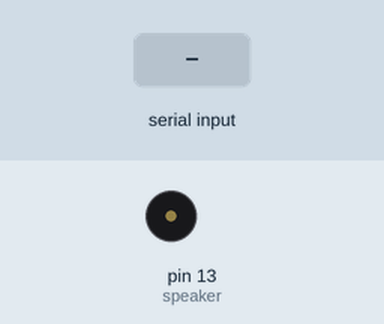
Simulated run of this sketch. Board: Arduino Uno, built with avr-gcc and run on an emulated ATmega328P. On the bench: buzzer (waves = sounding). The inputs (shaded band) are chosen by the test bench.

Above: at 1.2 s.
1.3 s: "<90,45,200>" received over Serial
At 2.4 s:
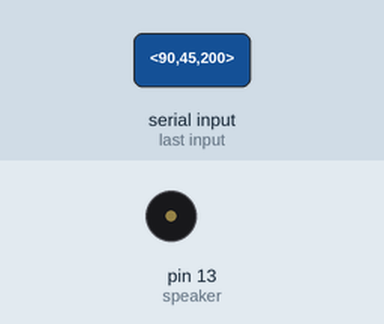
2.8 s: "<5>" received over Serial
At 4.0 s:
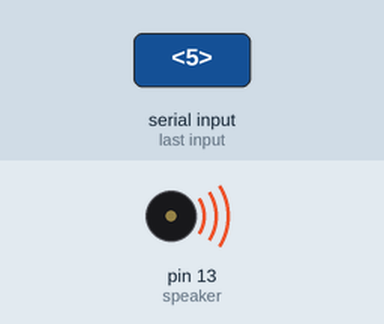
4.3 s: "<30,150,10>" received over Serial
At 5.0 s:
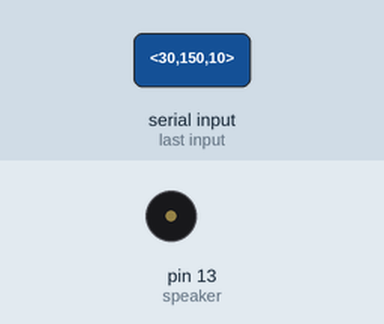
Timing chart, 0 to 7.3 s (numbered marks = the images above; inputs shaded):
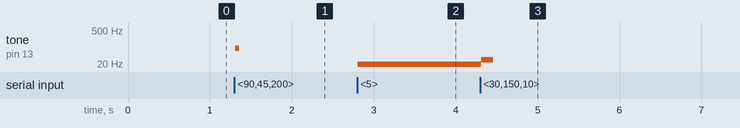

Measured:
- after the input at 1.3 s, tone on pin 13 (speaker): silent → 90 Hz at once, → silent 0.05 s later
- after the input at 2.8 s, tone on pin 13 (speaker): silent → 5 Hz at once
- after the input at 4.3 s, tone on pin 13 (speaker): 5 Hz → 30 Hz at once, → silent 0.15 s later

The sketch:

MusicPlayer2.ino
```cpp
// Example 5 - Receive with start- and end-markers combined with parsing
#define speaker 13

const byte numChars = 32;
char receivedChars[numChars];
char tempChars[numChars];        // temporary array for use when parsing

      // variables to hold the parsed data
int note = 0;
int duration = 0;
boolean newData = false;

//============

void setup() {
    Serial.begin(9600);
}

//============

void loop() {
    recvWithStartEndMarkers();
    if (newData == true) {
        strcpy(tempChars, receivedChars);
            // this temporary copy is necessary to protect the original data
            //   because strtok() used in parseData() replaces the commas with \0
        parseData();
        playTone();
        newData = false;
    }
}

//============

void recvWithStartEndMarkers() {
    static boolean recvInProgress = false;
    static byte ndx = 0;
    char startMarker = '<';
    char endMarker = '>';
    char rc;

    while (Serial.available() > 0 && newData == false) {
        rc = Serial.read();

        if (recvInProgress == true) {
            if (rc != endMarker) {
                receivedChars[ndx] = rc;
                ndx++;
                if (ndx >= numChars) {
                    ndx = numChars - 1;
                }
            }
            else {
                receivedChars[ndx] = '\0'; // terminate the string
                recvInProgress = false;
                ndx = 0;
                newData = true;
            }
        }

        else if (rc == startMarker) {
            recvInProgress = true;
        }
    }
}

//============

void parseData() {      // split the data into its parts

    char * strtokIndx; // this is used by strtok() as an index

    strtokIndx = strtok(tempChars,",");      // get the first part - the tone
    note = atoi(strtokIndx); // copy it to variable to be used in playtone

    strtokIndx = strtok(NULL, ","); // this continues where the previous call left off and grabs the duration of the tone
    duration = atoi(strtokIndx);     //again copies the tone into variable for later use

}

//============

void playTone() {
    tone(speaker, note, duration);
}
```
